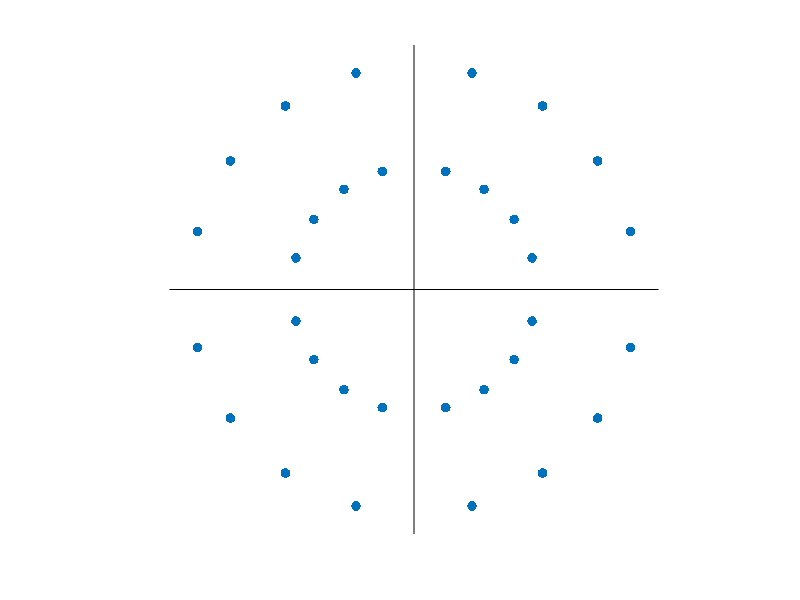

MATLAB code to generate this figure: (Note: this script raises an error after producing the figure.)
% Figure 1 for serial order behavioral paper
% By: Linjing Jiang
% Date: 06/10/2024

%% Fig. 1C plot target locations, spatial and temporal patterns
clear 
close all
clc

% target locations - behavioral experiments
ang = [15:20:75];%11.25:22.5:360;
ang = [ang ang+90 ang+180 ang+270];
ecc = [3 5.5];
x = [ecc(1)*cosd(ang) ecc(2)*cosd(ang)];
y = [ecc(1)*sind(ang) ecc(2)*sind(ang)];
figure(1);clf
scatter(x,y,50,'filled','k')
hold on
line([0 0],[-6 6],'Color','k')
line([-6 6],[0 0],'Color','k')
axis square
box off
axis off
print(figure(1),'Fig1_loc.png','-dpng','-r300')

%% Fig. 1C plot spatial and temporal patterns

%d = 138.9; % cm
%h = 35;
%w = 43;
%x_res = 1024;
%y_res = 768;

d = 67.7; % cm
h = 30.5;
w = 38;
x_res = 1280;
y_res = 1024;


% construct different combinations
data = nchoosek(ang,4);

% get rid of angles in the same quadrant
quad = zeros(size(data,1),1);
for ii = 1:size(data,1)
    v = quadrant(data(ii,:));
    if length(v) == length(unique(v)) % if in different quadrants
        quad(ii) = 0;
    else
        quad(ii) = 1;
    end
end
data_quad = data(quad==0,:);

% include fully asymmetric + only one axial symmetric + only one central symmetric case
s = zeros(size(data_quad,1),1);
for ii = 1:size(data_quad,1)
    s(ii) = symmetric5(data_quad(ii,:));
end
data_quad_sym = data_quad(s==0,:);

% If you want to check symmetric type, uncommend the following section
% check symmetric type
% include fully asymmetric + only one axial symmetric + only one central symmetric case
st = zeros(size(data_quad,1),1);
for ii = 1:size(data_quad,1)
    st(ii) = symmetric6(data_quad(ii,:));
end
% plot different types of location combinations
% st == 1: axial symmetric
% st == 2: central symmetry
% st == 3: fully assymetric
ind = find(st==1); ind = ind(1);
x = ecc(2)*cosd(data_quad(ind,:));
y = ecc(2)*sind(data_quad(ind,:));
X = ecc(2)*cosd(ang);
Y = ecc(2)*sind(ang);
figure(1);clf
scatter(X,Y,600,'k','LineWidth',1)
hold on
scatter(x,y,600,'filled','k','LineWidth',3)
xlim([-7 7])
ylim([-7 7])
line([0 0],[-7 7],'Color','k','LineStyle','--','LineWidth',3)
line([-7 7],[0 0],'Color','k','LineStyle','--','LineWidth',3);
set(gca,'PlotBoxAspectRatio',[w h 1])
axis off
axis square
print(figure(1),'Fig1_AS.png','-dpng','-r300')

ind = find(st==2); ind = ind(17);
x = ecc(2)*cosd(data_quad(ind,:));
y = ecc(2)*sind(data_quad(ind,:));
X = ecc(2)*cosd(ang);
Y = ecc(2)*sind(ang);
figure(1);clf
scatter(X,Y,600,'k','LineWidth',1)
hold on
scatter(x,y,600,'filled','k','LineWidth',3)
xlim([-7 7])
ylim([-7 7])
line([0 0],[-7 7],'Color','k','LineStyle','--','LineWidth',3)
line([-7 7],[0 0],'Color','k','LineStyle','--','LineWidth',3);
set(gca,'PlotBoxAspectRatio',[w h 1])
axis off
axis square
print(figure(1),'Fig1_CS.png','-dpng','-r300')

ind = find(st==3); ind = ind(20);
x = ecc(2)*cosd(data_quad(ind,:));
y = ecc(2)*sind(data_quad(ind,:));
X = ecc(2)*cosd(ang);
Y = ecc(2)*sind(ang);
figure(1);clf
scatter(X,Y,600,'k','LineWidth',1)
hold on
scatter(x,y,600,'filled','k','LineWidth',3)
xlim([-7 7])
ylim([-7 7])
line([0 0],[-7 7],'Color','k','LineStyle','--','LineWidth',3)
line([-7 7],[0 0],'Color','k','LineStyle','--','LineWidth',3);
set(gca,'PlotBoxAspectRatio',[w h 1])
axis off
axis square
print(figure(1),'Fig1_FS.png','-dpng','-r300')

%% Fig. 1D plot eye movement trajectory
% run plot_single_trial.m
clear
close all
clc

% pick a random participant/run
subj = 'p13_1'; % p18_1
run = 'sMGS6';
data_dir = fullfile('./v3_short',run,subj,'result');
file = dir(fullfile(data_dir,'*step6.mat'));
load(fullfile(file.folder,file.name))

trial_property = 8; % trial 13
msg_property = 'On';
sac_property = 'Off';
fix_property = 'Off';

time = (edf.samples.time - edf.samples.time(1))/1000; % time

p = edf.samples.pupil_size(:,set.eye); % pupil
X = edf.samples.x_deg(:,set.eye); % Gaze X
Y = edf.samples.y_deg(:,set.eye); % Gaze Y
% X = edf.samples.x(:,set.eye); % Gaze X
% Y = edf.samples.y(:,set.eye); % Gaze Y

p_clean = edf.samples.pupil_size_clean(:,set.eye); % pupil
% X_clean = edf.samples.x_deg_clean(:,set.eye); % Gaze X
% Y_clean = edf.samples.y_deg_clean(:,set.eye); % Gaze Y

X_clean_dc = edf.samples.x_deg_clean_dc(:,set.eye); % Gaze X
Y_clean_dc = edf.samples.y_deg_clean_dc(:,set.eye); % Gaze Y
% X_clean_dc = edf.samples.x_clean_dc(:,set.eye); % Gaze X
% Y_clean_dc = edf.samples.y_clean_dc(:,set.eye); % Gaze Y

tarX = edf.param.tarx_deg(trial_property);
tarY = edf.param.tary_deg(trial_property);
stimX = edf.param.stimx_deg(trial_property,:);
stimY = edf.param.stimy_deg(trial_property,:);
taridx = edf.param.probe_order(trial_property);
% tarX = edf.param.tarx(trial_property);
% tarY = edf.param.tary(trial_property);

% index of a trial
ind_trial = find(edf.samples.trial == trial_property);
% start time of a trial
srt_trial = time(ind_trial(1));
end_trial = time(ind_trial(end));

%srt_property = 0; % we want to set the trial starting time to zero
%end_property = time(ind_trial(end))-srt_trial; %time(ind_trial(1));

% start time of response period
srt_resp = (edf.events.msg.time(trial_property,11) - edf.samples.time(1))/1000

% plot specific time window within a trial
t1 = srt_trial;%srt_property + srt_trial; % when do this trials actually start?
t2 = end_trial;%end_property + srt_trial; % when do this trial actually end?
t3 = srt_resp;% when the response period starts?

% find index of those times
ind = find(time >= t1 & time <= t2);

% find index of all the messages
n_msg = max(edf.samples.msg);
%             for ii = 1:n_msg
%                 indm(ii,:) = find(edf.samples.msg == ii)';
%             end
indm = edf.events.msg.ind_srt;

% plot
f = figure('Renderer', 'painters', 'Position', [10 10 1500 400])
% gaze x & y
% plot target locations

%line([0 t2-t1],[stimX(taridx) stimX(taridx)],'LineStyle','--','Color',[0, 0.4470, 0.7410,1])
%hold on
%line([0 t2-t1],[stimY(taridx) stimY(taridx)],'LineStyle','--','Color',[0.8500, 0.3250, 0.0980,1])
%hold on
p1 = line([t3-t1 t2-t1],[tarX tarX],'LineStyle','--','Color', ...
    [0, 0.4470, 0.7410,1],'LineWidth',2)
hold on
p2 = line([t3-t1 t2-t1],[tarY tarY],'LineStyle','--','Color', ...
    [0.8500, 0.3250, 0.0980,1],'LineWidth',2)
hold on

% minY and maxY
minY = min([X(ind);Y(ind);tarX;tarY;X_clean_dc(ind);Y_clean_dc(ind)])-0.5;
maxY = max([X(ind);Y(ind);tarX;tarY;X_clean_dc(ind);Y_clean_dc(ind)])+0.5;
% gaze locations
p3 = plot(time(ind)-t1,X(ind),'LineStyle',"-",'LineWidth',2,'Color',[0, 0.4470, 0.7410,0.2]);
hold on
p4 = plot(time(ind)-t1,Y(ind),'LineStyle',"-",'LineWidth',2,'Color',[0.8500, 0.3250, 0.0980,0.2]);
% plot(time(ind)-t1,X_clean(ind),'LineStyle',"--",'LineWidth',2,'Color',[0, 0.4470, 0.7410]);
% plot(time(ind)-t1,Y_clean(ind),'LineStyle',"--",'LineWidth',2,'Color',[0.8500, 0.3250, 0.0980]);
p5 = plot(time(ind)-t1,X_clean_dc(ind),'LineStyle',"-",'LineWidth',2,'Color',[0, 0.4470, 0.7410,1]);
p6 = plot(time(ind)-t1,Y_clean_dc(ind),'LineStyle',"-",'LineWidth',2,'Color',[0.8500, 0.3250, 0.0980,1]);
xlim([0 t2-t1])
%ylim([-4 4])
%ylim([minY maxY])
xlabel('Time (s)')
ylabel('Eye Position (dva)')
legend('off');
%title(['Gaze time course: trial ',num2str(trial_property),' ',erase(filename,'_1'),' ',run])
hold on

% plot messages
minY = -4;
maxY = 5;
if strcmp(msg_property,'On')
    for ii = trial_property%1:size(indm,1)
        for jj = [3,10,11]%1:size(indm,2)
            h = line([time(indm(ii,jj))-t1,time(indm(ii,jj))-t1],[minY,maxY], ...
                'LineStyle','--','Color','k','LineWidth',2);% cmap(ii,:)
        %    text(time(indm(ii,jj))-t1,maxY*0.9,0,num2str(edf.events.msg.txt(ii,jj)));
        end
    end
end
hold on

% plot saccades

% plot only primary saccade
ind_psac = edf.cal.primary_sac_ind(trial_property);
if ~isnan(ind_psac)
    psac_on = edf.events.sac_dc.ind_srt(ind_psac);
    psac_off = edf.events.sac_dc.ind_end(ind_psac);
 %   plot(time(psac_on:psac_off)-t1,X_clean_dc(psac_on:psac_off),'LineWidth',6,'Color',[0, 0.4470, 0.7410]);
 %   plot(time(psac_on:psac_off)-t1,Y_clean_dc(psac_on:psac_off),'LineWidth',6,'Color',[0.8500, 0.3250, 0.0980]);
% endpoint fixations
    pfix_on = edf.events.fix_dc.ind_srt(edf.events.sac_dc.endfix(ind_psac));
    pfix_off = edf.events.fix_dc.ind_end(edf.events.sac_dc.endfix(ind_psac));
p7 = plot(time(pfix_on:pfix_off)-t1,X_clean_dc(pfix_on:pfix_off),'LineWidth',6,'Color',[0, 0.4470, 0.7410]);
p8 = plot(time(pfix_on:pfix_off)-t1,Y_clean_dc(pfix_on:pfix_off),'LineWidth',6,'Color',[0.8500, 0.3250, 0.0980]);
end

% plot most accurate saccade
ind_psac = edf.cal.acc_sac_tar_ind(trial_property);
if ~isnan(ind_psac)
    psac_on = edf.events.sac_dc.ind_srt(ind_psac);
    psac_off = edf.events.sac_dc.ind_end(ind_psac);
%    plot(time(psac_on:psac_off)-t1,X_clean_dc(psac_on:psac_off),'LineWidth',6,'Color',[0, 0.4470, 0.7410]);
%    plot(time(psac_on:psac_off)-t1,Y_clean_dc(psac_on:psac_off),'LineWidth',6,'Color',[0.8500, 0.3250, 0.0980]);

% endpoint fixations
    pfix_on = edf.events.fix_dc.ind_srt(edf.events.sac_dc.endfix(ind_psac));
    pfix_off = edf.events.fix_dc.ind_end(edf.events.sac_dc.endfix(ind_psac));
    plot(time(pfix_on:pfix_off)-t1,X_clean_dc(pfix_on:pfix_off),'LineWidth',6,'Color',[0, 0.4470, 0.7410]);
    plot(time(pfix_on:pfix_off)-t1,Y_clean_dc(pfix_on:pfix_off),'LineWidth',6,'Color',[0.8500, 0.3250, 0.0980]);

end


% plot fixations used to perform drift correction
idx_fix = find(edf.samples.baseline_dc == 1 & ... % is a baseline
    edf.samples.trial == trial_property); 

dif_fix = diff(idx_fix);
idx_fix_sep = find(dif_fix > 1); idx_fix_sep = [0;idx_fix_sep;length(idx_fix)];
for xx = 1:(length(idx_fix_sep)-1)
    idx_temp = (idx_fix_sep(xx)+1):(idx_fix_sep(xx+1));
    plot(time(idx_fix(idx_temp))-t1,X_clean_dc(idx_fix(idx_temp)),'LineWidth',6,'Color',[0, 0.4470, 0.7410]);
    hold on
    plot(time(idx_fix(idx_temp))-t1,Y_clean_dc(idx_fix(idx_temp)),'LineWidth',6,'Color',[0.8500, 0.3250, 0.0980]);
end

% find all saccades
%inds = find(edf.events.sac_dc.trial == trial_property);
inds = find(edf.events.sac_dc.trial == trial_property & (edf.events.sac_dc.msg_srt == 11 | edf.events.sac_dc.msg_srt == 12));
sac_on = edf.events.sac_dc.ind_srt(inds);
sac_off = edf.events.sac_dc.ind_end(inds);
if strcmp(sac_property,'On')
    for jj = 1:length(inds)
        ind_sac = sac_on(jj):sac_off(jj);
        plot(time(ind_sac)-t1,X_clean_dc(ind_sac),'LineWidth',6,'Color',[0, 0.4470, 0.7410]);
        plot(time(ind_sac)-t1,Y_clean_dc(ind_sac),'LineWidth',6,'Color',[0.8500, 0.3250, 0.0980]);
    end
end

% plot fixations
% find all fixations
inds_fix = find(edf.events.fix.trial == trial_property);
fix_on = edf.events.fix.ind_srt(inds_fix);
fix_off = edf.events.fix.ind_end(inds_fix);
if strcmp(fix_property,'On')
    for jj = 1:length(inds_fix)
        ind_fix = fix_on(jj):fix_off(jj);
        plot(time(ind_fix)-t1,X_clean_dc(ind_fix),'LineWidth',6,'Color',[0, 0.4470, 0.7410]);
        plot(time(ind_fix)-t1,Y_clean_dc(ind_fix),'LineWidth',6,'Color',[0.8500, 0.3250, 0.0980]);
    end
end
box off
%xlim([1 17.5])
%ylim([-7 5])
xlim([1 16])
ylim([-3 5])
legend([p1,p2,p3,p4,p5,p6,p7,p8],{'Target X','Target Y', ...
    'Gaze X (raw)','Gaze Y (raw)', ...
    'Gaze X (cleaned)','Gaze Y (cleaned)' ...
    'Fixation X','Fixation Y'},'location','northeastoutside','box','off')
ax = gca;
ax.FontSize = 18;
print(f,'Fig1_eye_path_updated.png','-dpng','-r300')

%% Fig. 1E All trials

clear
close all
clc

% pick a random participant/run
subj = 'p16_1'; % p18_1

% plot
f = figure('Renderer', 'painters', 'Position', [10 10 1500 400])

for rr = 1:8
data_dir = fullfile('./v3_short',['sMGS' num2str(rr)],subj,'result');
file = dir(fullfile(data_dir,'*step6.mat'));
load(fullfile(file.folder,file.name),'edf','set')
edf_all{rr} = edf;

time = edf.samples.time;%(edf.samples.time - edf.samples.time(1))/1000; % time
X_clean_dc = edf.samples.x_deg_clean_dc(:,set.eye); % Gaze X
Y_clean_dc = edf.samples.y_deg_clean_dc(:,set.eye); % Gaze Y

for trial_property = 1:16
% index of a trial
ind_trial = find(edf.samples.trial == trial_property);
if edf.cal.resp_type(trial_property) < 6 | edf.cal.resp_type(trial_property) > 8
    continue;
end

% % start time of a trial
% srt_trial = time(ind_trial(1));
% srt_property = 0; % start time of a trial
% end_property = time(ind_trial(end))-time(ind_trial(1)); % end time of a trial
% 
% % plot specific time window within a trial
% t1 = srt_property + srt_trial; % srt_property +
% t2 = end_property + srt_trial; % end_property +

t1 = edf.events.msg.time(trial_property,2);
t2 = edf.events.msg.time(trial_property,end);

% find index of those times
ind = find(time >= t1 & time <= t2);

% find index of all the messages
n_msg = max(edf.samples.msg);
msgtime = edf.events.msg.time;
msgind = edf.events.msg.ind_srt;
msgtime_relative = msgtime - msgtime(:,2);

% delay offset
delay_on = edf.events.msg.time(trial_property,10);
delay_off = edf.events.msg.time(trial_property,11);
delay_dur = delay_off - delay_on;

% gaze x & y
% plot
x = X_clean_dc(ind);
y = Y_clean_dc(ind);

% if delay is short, let's add some nans to the end
delay_off_ind = msgind(trial_property,11) - msgind(trial_property,2);

% add nan
if round(delay_dur/1000) == 8
x = [x(1:delay_off_ind);nan(2000/(1000/edf.record.sample_rate),1);y(delay_off_ind:end)];
y = [y(1:delay_off_ind);nan(2000/(1000/edf.record.sample_rate),1);y(delay_off_ind:end)];
end

% % flip x if x is negative
% % flip y if y is positive
% time_resp = msgtime(trial_property,11):msgtime(trial_property,13);
% %time_resp = time_resp - msgtime(trial_property,1);
% ind_resp = find(time>time_resp(1) & time< time_resp(end)) - ind(1);
% x_mean_resp = mean(x(ind_resp),'omitnan');
% y_mean_resp = mean(y(ind_resp),'omitnan');
% if x_mean_resp < 0 % x is all positive
%     x = -x;
% end
% if y_mean_resp > 0 % y is all negative
%     y = -y;
% end
p1 = plot(1:length(x),x,'LineStyle',"-",'LineWidth',1.5,'Color',[0, 0.4470, 0.7410,1]);
hold on
p2 = plot(1:length(y),y,'LineStyle',"-",'LineWidth',1.5,'Color',[0.8500, 0.3250, 0.0980,1]);
hold on

end
end

ax = gca;
ax.XTick = [0:2000:16000]/(1000/edf.record.sample_rate);
ax.XTickLabel = 0:2:16;

% plot messages
minY = -10;
maxY = 10;

line([1500, 1500]/(1000/edf.record.sample_rate), [minY,maxY], ...
    'LineStyle','--','Color','k','LineWidth',2);
hold on
line([5000, 5000]/(1000/edf.record.sample_rate), [minY,maxY], ...
    'LineStyle','--','Color','k','LineWidth',2);
hold on
line([15000, 15000]/(1000/edf.record.sample_rate), [minY,maxY], ...
    'LineStyle','--','Color','k','LineWidth',2);
hold on

box off
%xlim([1 17.5])
%ylim([-7 5])
xlim([0 16500]/(1000/edf.record.sample_rate))
ylim([minY maxY])
xlabel('Time (s)')
ylabel('Eye Position (dva)')
legend('off');
ax.FontSize = 18;

legend([p1,p2],{'X','Y'}, ...
    'location','northeastoutside','box','off')

print(f,'Fig1_eye_path_all_p16.png','-dpng','-r300')

